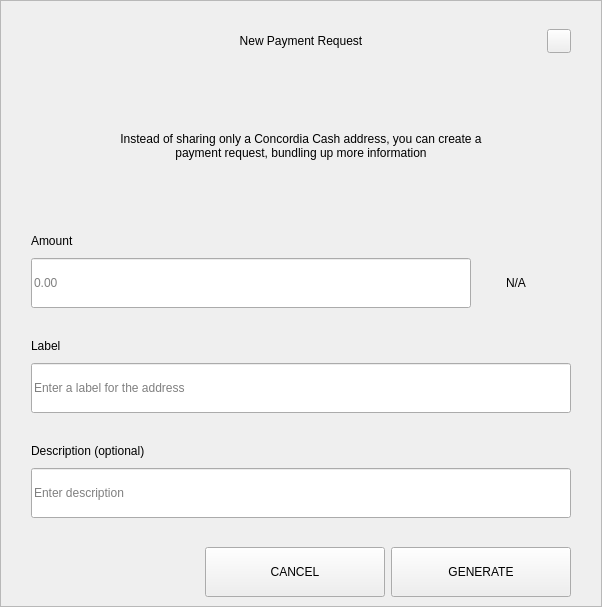
<?xml version="1.0" encoding="UTF-8"?>
<ui version="4.0">
 <class>RequestDialog</class>
 <widget class="QDialog" name="RequestDialog">
  <property name="geometry">
   <rect>
    <x>0</x>
    <y>0</y>
    <width>602</width>
    <height>607</height>
   </rect>
  </property>
  <property name="windowTitle">
   <string notr="true">N/A</string>
  </property>
  <layout class="QVBoxLayout" name="verticalLayout_5">
   <property name="spacing">
    <number>0</number>
   </property>
   <property name="leftMargin">
    <number>0</number>
   </property>
   <property name="topMargin">
    <number>0</number>
   </property>
   <property name="rightMargin">
    <number>0</number>
   </property>
   <property name="bottomMargin">
    <number>0</number>
   </property>
   <item>
    <widget class="QFrame" name="frame">
     <property name="styleSheet">
      <string notr="true"/>
     </property>
     <property name="frameShape">
      <enum>QFrame::StyledPanel</enum>
     </property>
     <property name="frameShadow">
      <enum>QFrame::Raised</enum>
     </property>
     <layout class="QVBoxLayout" name="verticalLayout_4" stretch="1,0,0">
      <property name="spacing">
       <number>0</number>
      </property>
      <property name="leftMargin">
       <number>30</number>
      </property>
      <property name="topMargin">
       <number>20</number>
      </property>
      <property name="rightMargin">
       <number>30</number>
      </property>
      <property name="bottomMargin">
       <number>0</number>
      </property>
      <item>
       <layout class="QHBoxLayout" name="horizontalLayout_3">
        <property name="spacing">
         <number>0</number>
        </property>
        <item>
         <spacer name="horizontalSpacer_21">
          <property name="orientation">
           <enum>Qt::Horizontal</enum>
          </property>
          <property name="sizeHint" stdset="0">
           <size>
            <width>40</width>
            <height>20</height>
           </size>
          </property>
         </spacer>
        </item>
        <item>
         <widget class="QLabel" name="labelTitle">
          <property name="minimumSize">
           <size>
            <width>0</width>
            <height>40</height>
           </size>
          </property>
          <property name="maximumSize">
           <size>
            <width>16777215</width>
            <height>40</height>
           </size>
          </property>
          <property name="styleSheet">
           <string notr="true">padding-left:24px;</string>
          </property>
          <property name="text">
           <string>New Payment Request</string>
          </property>
          <property name="alignment">
           <set>Qt::AlignCenter</set>
          </property>
          <property name="margin">
           <number>7</number>
          </property>
         </widget>
        </item>
        <item>
         <spacer name="horizontalSpacer">
          <property name="orientation">
           <enum>Qt::Horizontal</enum>
          </property>
          <property name="sizeHint" stdset="0">
           <size>
            <width>40</width>
            <height>20</height>
           </size>
          </property>
         </spacer>
        </item>
        <item>
         <widget class="QPushButton" name="btnEsc">
          <property name="minimumSize">
           <size>
            <width>24</width>
            <height>24</height>
           </size>
          </property>
          <property name="maximumSize">
           <size>
            <width>24</width>
            <height>24</height>
           </size>
          </property>
          <property name="focusPolicy">
           <enum>Qt::NoFocus</enum>
          </property>
          <property name="text">
           <string/>
          </property>
         </widget>
        </item>
       </layout>
      </item>
      <item>
       <widget class="QStackedWidget" name="stack">
        <property name="minimumSize">
         <size>
          <width>540</width>
          <height>0</height>
         </size>
        </property>
        <property name="maximumSize">
         <size>
          <width>540</width>
          <height>16777215</height>
         </size>
        </property>
        <property name="currentIndex">
         <number>0</number>
        </property>
        <widget class="QWidget" name="page_1">
         <property name="minimumSize">
          <size>
           <width>540</width>
           <height>0</height>
          </size>
         </property>
         <property name="maximumSize">
          <size>
           <width>540</width>
           <height>16777215</height>
          </size>
         </property>
         <layout class="QVBoxLayout" name="layout1">
          <property name="spacing">
           <number>0</number>
          </property>
          <property name="leftMargin">
           <number>0</number>
          </property>
          <property name="topMargin">
           <number>0</number>
          </property>
          <property name="rightMargin">
           <number>0</number>
          </property>
          <property name="bottomMargin">
           <number>0</number>
          </property>
          <item>
           <spacer name="verticalSpacer_21">
            <property name="orientation">
             <enum>Qt::Vertical</enum>
            </property>
            <property name="sizeType">
             <enum>QSizePolicy::Fixed</enum>
            </property>
            <property name="sizeHint" stdset="0">
             <size>
              <width>20</width>
              <height>30</height>
             </size>
            </property>
           </spacer>
          </item>
          <item alignment="Qt::AlignHCenter">
           <widget class="QLabel" name="labelMessage">
            <property name="minimumSize">
             <size>
              <width>400</width>
              <height>50</height>
             </size>
            </property>
            <property name="text">
             <string>Instead of sharing only a Concordia Cash address, you can create a payment request, bundling up more information</string>
            </property>
            <property name="alignment">
             <set>Qt::AlignCenter</set>
            </property>
            <property name="wordWrap">
             <bool>true</bool>
            </property>
           </widget>
          </item>
          <item alignment="Qt::AlignBottom">
           <widget class="QWidget" name="containerAmount" native="true">
            <layout class="QVBoxLayout" name="verticalLayout">
             <property name="spacing">
              <number>9</number>
             </property>
             <property name="leftMargin">
              <number>0</number>
             </property>
             <property name="topMargin">
              <number>0</number>
             </property>
             <property name="rightMargin">
              <number>0</number>
             </property>
             <property name="bottomMargin">
              <number>0</number>
             </property>
             <item>
              <widget class="QLabel" name="labelSubtitleAmount">
               <property name="minimumSize">
                <size>
                 <width>350</width>
                 <height>16</height>
                </size>
               </property>
               <property name="maximumSize">
                <size>
                 <width>16777215</width>
                 <height>16</height>
                </size>
               </property>
               <property name="text">
                <string>Amount</string>
               </property>
              </widget>
             </item>
             <item alignment="Qt::AlignTop">
              <widget class="QWidget" name="layoutAmount" native="true">
               <layout class="QHBoxLayout" name="horizontalLayout" stretch="2,0">
                <property name="spacing">
                 <number>0</number>
                </property>
                <property name="leftMargin">
                 <number>0</number>
                </property>
                <property name="topMargin">
                 <number>0</number>
                </property>
                <property name="rightMargin">
                 <number>0</number>
                </property>
                <property name="bottomMargin">
                 <number>0</number>
                </property>
                <item>
                 <widget class="QLineEdit" name="lineEditAmount">
                  <property name="minimumSize">
                   <size>
                    <width>0</width>
                    <height>50</height>
                   </size>
                  </property>
                  <property name="maximumSize">
                   <size>
                    <width>16777215</width>
                    <height>50</height>
                   </size>
                  </property>
                  <property name="placeholderText">
                   <string notr="true">0.00</string>
                  </property>
                 </widget>
                </item>
                <item>
                 <widget class="QWidget" name="comboContainer" native="true">
                  <property name="minimumSize">
                   <size>
                    <width>100</width>
                    <height>50</height>
                   </size>
                  </property>
                  <property name="maximumSize">
                   <size>
                    <width>16777215</width>
                    <height>50</height>
                   </size>
                  </property>
                  <layout class="QHBoxLayout" name="horizontalLayout_31">
                   <property name="spacing">
                    <number>0</number>
                   </property>
                   <property name="leftMargin">
                    <number>0</number>
                   </property>
                   <property name="topMargin">
                    <number>0</number>
                   </property>
                   <property name="rightMargin">
                    <number>10</number>
                   </property>
                   <property name="bottomMargin">
                    <number>0</number>
                   </property>
                   <item>
                    <widget class="QLabel" name="comboBoxCoin">
                     <property name="text">
                      <string notr="true">N/A</string>
                     </property>
                     <property name="alignment">
                      <set>Qt::AlignCenter</set>
                     </property>
                    </widget>
                   </item>
                  </layout>
                 </widget>
                </item>
               </layout>
              </widget>
             </item>
            </layout>
           </widget>
          </item>
          <item>
           <spacer name="verticalSpacer_31">
            <property name="orientation">
             <enum>Qt::Vertical</enum>
            </property>
            <property name="sizeType">
             <enum>QSizePolicy::Fixed</enum>
            </property>
            <property name="sizeHint" stdset="0">
             <size>
              <width>20</width>
              <height>30</height>
             </size>
            </property>
           </spacer>
          </item>
          <item>
           <layout class="QVBoxLayout" name="verticalLayoutLabel">
            <property name="spacing">
             <number>9</number>
            </property>
            <item>
             <widget class="QLabel" name="labelSubtitleLabel">
              <property name="minimumSize">
               <size>
                <width>0</width>
                <height>16</height>
               </size>
              </property>
              <property name="maximumSize">
               <size>
                <width>16777215</width>
                <height>16</height>
               </size>
              </property>
              <property name="text">
               <string>Label</string>
              </property>
             </widget>
            </item>
            <item>
             <widget class="QLineEdit" name="lineEditLabel">
              <property name="minimumSize">
               <size>
                <width>0</width>
                <height>50</height>
               </size>
              </property>
              <property name="maximumSize">
               <size>
                <width>16777215</width>
                <height>50</height>
               </size>
              </property>
              <property name="placeholderText">
               <string>Enter a label for the address</string>
              </property>
             </widget>
            </item>
           </layout>
          </item>
          <item>
           <spacer name="verticalSpacer_34">
            <property name="orientation">
             <enum>Qt::Vertical</enum>
            </property>
            <property name="sizeType">
             <enum>QSizePolicy::Fixed</enum>
            </property>
            <property name="sizeHint" stdset="0">
             <size>
              <width>20</width>
              <height>30</height>
             </size>
            </property>
           </spacer>
          </item>
          <item>
           <layout class="QVBoxLayout" name="verticalLayoutDescription">
            <property name="spacing">
             <number>9</number>
            </property>
            <item>
             <widget class="QLabel" name="labelSubtitleDescription">
              <property name="minimumSize">
               <size>
                <width>0</width>
                <height>16</height>
               </size>
              </property>
              <property name="maximumSize">
               <size>
                <width>16777215</width>
                <height>16</height>
               </size>
              </property>
              <property name="text">
               <string>Description (optional)</string>
              </property>
             </widget>
            </item>
            <item>
             <widget class="QLineEdit" name="lineEditDescription">
              <property name="minimumSize">
               <size>
                <width>0</width>
                <height>50</height>
               </size>
              </property>
              <property name="maximumSize">
               <size>
                <width>16777215</width>
                <height>50</height>
               </size>
              </property>
              <property name="placeholderText">
               <string>Enter description</string>
              </property>
             </widget>
            </item>
            <item>
             <spacer name="verticalSpacer_4">
              <property name="orientation">
               <enum>Qt::Vertical</enum>
              </property>
              <property name="sizeType">
               <enum>QSizePolicy::Fixed</enum>
              </property>
              <property name="sizeHint" stdset="0">
               <size>
                <width>20</width>
                <height>20</height>
               </size>
              </property>
             </spacer>
            </item>
           </layout>
          </item>
         </layout>
        </widget>
        <widget class="QWidget" name="page_2">
         <layout class="QVBoxLayout" name="layout2">
          <item>
           <spacer name="verticalSpacer_5">
            <property name="orientation">
             <enum>Qt::Vertical</enum>
            </property>
            <property name="sizeType">
             <enum>QSizePolicy::Fixed</enum>
            </property>
            <property name="sizeHint" stdset="0">
             <size>
              <width>20</width>
              <height>50</height>
             </size>
            </property>
           </spacer>
          </item>
          <item alignment="Qt::AlignHCenter">
           <widget class="QLabel" name="labelQrImg">
            <property name="minimumSize">
             <size>
              <width>260</width>
              <height>260</height>
             </size>
            </property>
            <property name="maximumSize">
             <size>
              <width>260</width>
              <height>260</height>
             </size>
            </property>
            <property name="text">
             <string/>
            </property>
            <property name="alignment">
             <set>Qt::AlignCenter</set>
            </property>
           </widget>
          </item>
          <item>
           <spacer name="verticalSpacer_2">
            <property name="orientation">
             <enum>Qt::Vertical</enum>
            </property>
            <property name="sizeType">
             <enum>QSizePolicy::Fixed</enum>
            </property>
            <property name="sizeHint" stdset="0">
             <size>
              <width>20</width>
              <height>30</height>
             </size>
            </property>
           </spacer>
          </item>
          <item alignment="Qt::AlignHCenter">
           <widget class="QLabel" name="labelAddress">
            <property name="text">
             <string notr="true">N/A </string>
            </property>
           </widget>
          </item>
          <item>
           <spacer name="verticalSpacer_32">
            <property name="orientation">
             <enum>Qt::Vertical</enum>
            </property>
            <property name="sizeType">
             <enum>QSizePolicy::Expanding</enum>
            </property>
            <property name="sizeHint" stdset="0">
             <size>
              <width>20</width>
              <height>20</height>
             </size>
            </property>
           </spacer>
          </item>
          <item>
           <layout class="QHBoxLayout" name="horizontal">
            <property name="leftMargin">
             <number>20</number>
            </property>
            <property name="rightMargin">
             <number>20</number>
            </property>
            <property name="bottomMargin">
             <number>20</number>
            </property>
            <item>
             <spacer name="horizontalSpacer_4">
              <property name="orientation">
               <enum>Qt::Horizontal</enum>
              </property>
              <property name="sizeHint" stdset="0">
               <size>
                <width>40</width>
                <height>20</height>
               </size>
              </property>
             </spacer>
            </item>
            <item>
             <widget class="QPushButton" name="btnCopyAddress">
              <property name="minimumSize">
               <size>
                <width>180</width>
                <height>50</height>
               </size>
              </property>
              <property name="text">
               <string>COPY ADDRESS</string>
              </property>
             </widget>
            </item>
            <item>
             <widget class="QPushButton" name="btnCopyUrl">
              <property name="minimumSize">
               <size>
                <width>180</width>
                <height>50</height>
               </size>
              </property>
              <property name="text">
               <string>COPY URL</string>
              </property>
             </widget>
            </item>
            <item>
             <spacer name="horizontalSpacer_2">
              <property name="orientation">
               <enum>Qt::Horizontal</enum>
              </property>
              <property name="sizeHint" stdset="0">
               <size>
                <width>40</width>
                <height>20</height>
               </size>
              </property>
             </spacer>
            </item>
           </layout>
          </item>
         </layout>
        </widget>
       </widget>
      </item>
      <item>
       <widget class="QWidget" name="buttonsStack" native="true">
        <layout class="QHBoxLayout" name="horizontalLayout_5">
         <property name="leftMargin">
          <number>20</number>
         </property>
         <property name="rightMargin">
          <number>0</number>
         </property>
         <item>
          <spacer name="horizontalSpacer_41">
           <property name="orientation">
            <enum>Qt::Horizontal</enum>
           </property>
           <property name="sizeHint" stdset="0">
            <size>
             <width>40</width>
             <height>20</height>
            </size>
           </property>
          </spacer>
         </item>
         <item>
          <widget class="QPushButton" name="btnCancel">
           <property name="minimumSize">
            <size>
             <width>180</width>
             <height>50</height>
            </size>
           </property>
           <property name="focusPolicy">
            <enum>Qt::NoFocus</enum>
           </property>
           <property name="text">
            <string>CANCEL</string>
           </property>
          </widget>
         </item>
         <item>
          <widget class="QPushButton" name="btnSave">
           <property name="minimumSize">
            <size>
             <width>180</width>
             <height>50</height>
            </size>
           </property>
           <property name="focusPolicy">
            <enum>Qt::NoFocus</enum>
           </property>
           <property name="text">
            <string>GENERATE</string>
           </property>
          </widget>
         </item>
        </layout>
       </widget>
      </item>
     </layout>
    </widget>
   </item>
  </layout>
 </widget>
 <resources/>
 <connections/>
</ui>
